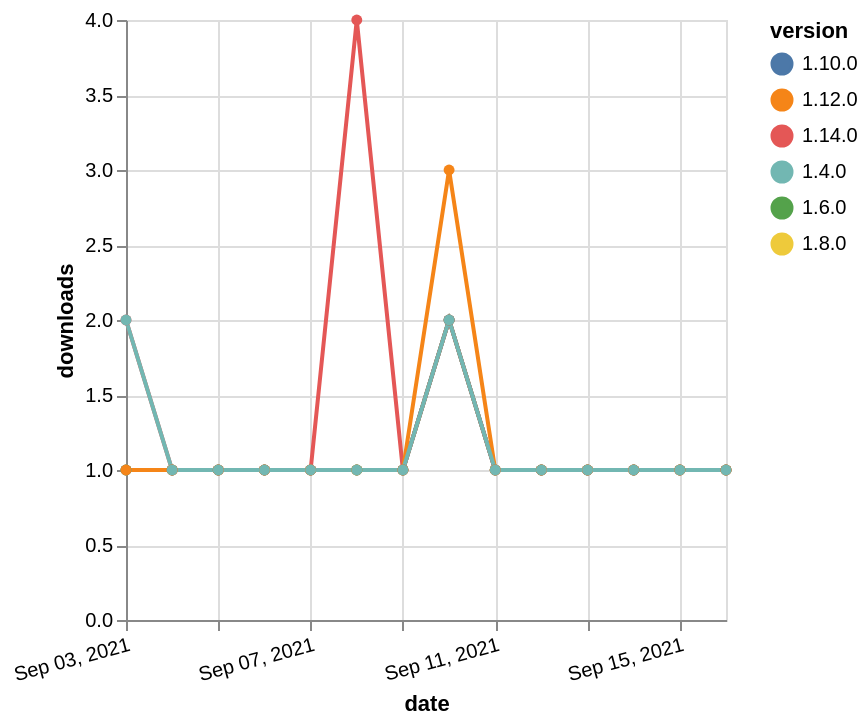

Express this chart as Vega-Lite.
### Vega-Lite specification from a JSON file in a GitHub repository (floating-point values rounded to 4 significant figures)
{"$schema": "https://vega.github.io/schema/vega-lite/v5.json", "description": "A simple bar chart with embedded data.", "data": {"values": [{"date": "2021-09-03", "total": 200, "delta": 1, "version": "1.6.0"}, {"date": "2021-09-04", "total": 201, "delta": 1, "version": "1.6.0"}, {"date": "2021-09-05", "total": 202, "delta": 1, "version": "1.6.0"}, {"date": "2021-09-06", "total": 203, "delta": 1, "version": "1.6.0"}, {"date": "2021-09-07", "total": 204, "delta": 1, "version": "1.6.0"}, {"date": "2021-09-08", "total": 205, "delta": 1, "version": "1.6.0"}, {"date": "2021-09-09", "total": 206, "delta": 1, "version": "1.6.0"}, {"date": "2021-09-10", "total": 208, "delta": 2, "version": "1.6.0"}, {"date": "2021-09-11", "total": 209, "delta": 1, "version": "1.6.0"}, {"date": "2021-09-12", "total": 210, "delta": 1, "version": "1.6.0"}, {"date": "2021-09-13", "total": 211, "delta": 1, "version": "1.6.0"}, {"date": "2021-09-14", "total": 212, "delta": 1, "version": "1.6.0"}, {"date": "2021-09-15", "total": 213, "delta": 1, "version": "1.6.0"}, {"date": "2021-09-16", "total": 214, "delta": 1, "version": "1.6.0"}, {"date": "2021-09-03", "total": 187, "delta": 1, "version": "1.8.0"}, {"date": "2021-09-04", "total": 188, "delta": 1, "version": "1.8.0"}, {"date": "2021-09-05", "total": 189, "delta": 1, "version": "1.8.0"}, {"date": "2021-09-06", "total": 190, "delta": 1, "version": "1.8.0"}, {"date": "2021-09-07", "total": 191, "delta": 1, "version": "1.8.0"}, {"date": "2021-09-08", "total": 192, "delta": 1, "version": "1.8.0"}, {"date": "2021-09-09", "total": 193, "delta": 1, "version": "1.8.0"}, {"date": "2021-09-10", "total": 195, "delta": 2, "version": "1.8.0"}, {"date": "2021-09-11", "total": 196, "delta": 1, "version": "1.8.0"}, {"date": "2021-09-12", "total": 197, "delta": 1, "version": "1.8.0"}, {"date": "2021-09-13", "total": 198, "delta": 1, "version": "1.8.0"}, {"date": "2021-09-14", "total": 199, "delta": 1, "version": "1.8.0"}, {"date": "2021-09-15", "total": 200, "delta": 1, "version": "1.8.0"}, {"date": "2021-09-16", "total": 201, "delta": 1, "version": "1.8.0"}, {"date": "2021-09-03", "total": 176, "delta": 1, "version": "1.10.0"}, {"date": "2021-09-04", "total": 177, "delta": 1, "version": "1.10.0"}, {"date": "2021-09-05", "total": 178, "delta": 1, "version": "1.10.0"}, {"date": "2021-09-06", "total": 179, "delta": 1, "version": "1.10.0"}, {"date": "2021-09-07", "total": 180, "delta": 1, "version": "1.10.0"}, {"date": "2021-09-08", "total": 181, "delta": 1, "version": "1.10.0"}, {"date": "2021-09-09", "total": 182, "delta": 1, "version": "1.10.0"}, {"date": "2021-09-10", "total": 184, "delta": 2, "version": "1.10.0"}, {"date": "2021-09-11", "total": 185, "delta": 1, "version": "1.10.0"}, {"date": "2021-09-12", "total": 186, "delta": 1, "version": "1.10.0"}, {"date": "2021-09-13", "total": 187, "delta": 1, "version": "1.10.0"}, {"date": "2021-09-14", "total": 188, "delta": 1, "version": "1.10.0"}, {"date": "2021-09-15", "total": 189, "delta": 1, "version": "1.10.0"}, {"date": "2021-09-16", "total": 190, "delta": 1, "version": "1.10.0"}, {"date": "2021-09-03", "total": 136, "delta": 2, "version": "1.14.0"}, {"date": "2021-09-04", "total": 137, "delta": 1, "version": "1.14.0"}, {"date": "2021-09-05", "total": 138, "delta": 1, "version": "1.14.0"}, {"date": "2021-09-06", "total": 139, "delta": 1, "version": "1.14.0"}, {"date": "2021-09-07", "total": 140, "delta": 1, "version": "1.14.0"}, {"date": "2021-09-08", "total": 144, "delta": 4, "version": "1.14.0"}, {"date": "2021-09-09", "total": 145, "delta": 1, "version": "1.14.0"}, {"date": "2021-09-10", "total": 147, "delta": 2, "version": "1.14.0"}, {"date": "2021-09-11", "total": 148, "delta": 1, "version": "1.14.0"}, {"date": "2021-09-12", "total": 149, "delta": 1, "version": "1.14.0"}, {"date": "2021-09-13", "total": 150, "delta": 1, "version": "1.14.0"}, {"date": "2021-09-14", "total": 151, "delta": 1, "version": "1.14.0"}, {"date": "2021-09-15", "total": 152, "delta": 1, "version": "1.14.0"}, {"date": "2021-09-16", "total": 153, "delta": 1, "version": "1.14.0"}, {"date": "2021-09-03", "total": 206, "delta": 1, "version": "1.12.0"}, {"date": "2021-09-04", "total": 207, "delta": 1, "version": "1.12.0"}, {"date": "2021-09-05", "total": 208, "delta": 1, "version": "1.12.0"}, {"date": "2021-09-06", "total": 209, "delta": 1, "version": "1.12.0"}, {"date": "2021-09-07", "total": 210, "delta": 1, "version": "1.12.0"}, {"date": "2021-09-08", "total": 211, "delta": 1, "version": "1.12.0"}, {"date": "2021-09-09", "total": 212, "delta": 1, "version": "1.12.0"}, {"date": "2021-09-10", "total": 215, "delta": 3, "version": "1.12.0"}, {"date": "2021-09-11", "total": 216, "delta": 1, "version": "1.12.0"}, {"date": "2021-09-12", "total": 217, "delta": 1, "version": "1.12.0"}, {"date": "2021-09-13", "total": 218, "delta": 1, "version": "1.12.0"}, {"date": "2021-09-14", "total": 219, "delta": 1, "version": "1.12.0"}, {"date": "2021-09-15", "total": 220, "delta": 1, "version": "1.12.0"}, {"date": "2021-09-16", "total": 221, "delta": 1, "version": "1.12.0"}, {"date": "2021-09-03", "total": 250, "delta": 2, "version": "1.4.0"}, {"date": "2021-09-04", "total": 251, "delta": 1, "version": "1.4.0"}, {"date": "2021-09-05", "total": 252, "delta": 1, "version": "1.4.0"}, {"date": "2021-09-06", "total": 253, "delta": 1, "version": "1.4.0"}, {"date": "2021-09-07", "total": 254, "delta": 1, "version": "1.4.0"}, {"date": "2021-09-08", "total": 255, "delta": 1, "version": "1.4.0"}, {"date": "2021-09-09", "total": 256, "delta": 1, "version": "1.4.0"}, {"date": "2021-09-10", "total": 258, "delta": 2, "version": "1.4.0"}, {"date": "2021-09-11", "total": 259, "delta": 1, "version": "1.4.0"}, {"date": "2021-09-12", "total": 260, "delta": 1, "version": "1.4.0"}, {"date": "2021-09-13", "total": 261, "delta": 1, "version": "1.4.0"}, {"date": "2021-09-14", "total": 262, "delta": 1, "version": "1.4.0"}, {"date": "2021-09-15", "total": 263, "delta": 1, "version": "1.4.0"}, {"date": "2021-09-16", "total": 264, "delta": 1, "version": "1.4.0"}]}, "width": "container", "mark": {"type": "line", "point": {"filled": true}}, "encoding": {"x": {"field": "date", "type": "temporal", "timeUnit": "yearmonthdate", "title": "date", "axis": {"labelAngle": -15}}, "y": {"field": "delta", "type": "quantitative", "title": "downloads"}, "color": {"field": "version", "type": "nominal"}, "tooltip": {"field": "delta"}}}
